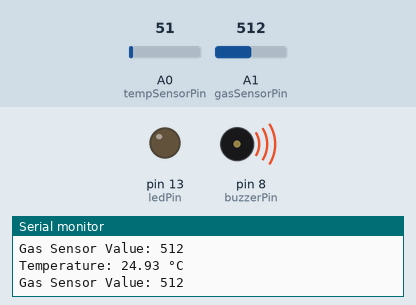
Bench run of a sketch on a simulated Arduino Uno, built with avr-gcc and run on an emulated ATmega328P. On the bench: output pins drawn as LEDs (lit = HIGH), buzzer (waves = sounding, pin HIGH), the last lines printed to the serial monitor. The inputs (shaded band) are chosen by the test bench; at power-on: A0 (tempSensorPin) = 51, A1 (gasSensorPin) = 512.

Above: at 1.3 s.
1.4 s: A0 (tempSensorPin) set to 55
At 2.1 s:
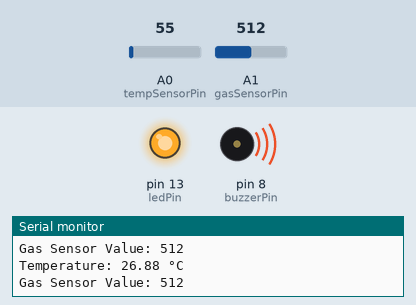
3.0 s: A1 (gasSensorPin) set to 94
4.5 s: A1 (gasSensorPin) set to 77
At 5.7 s:
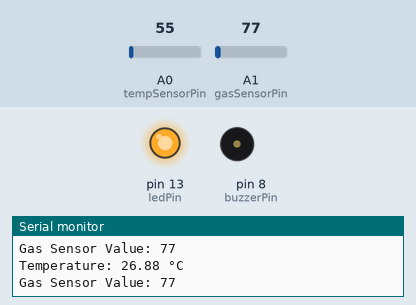
6.0 s: A0 (tempSensorPin) set to 30
At 7.1 s:
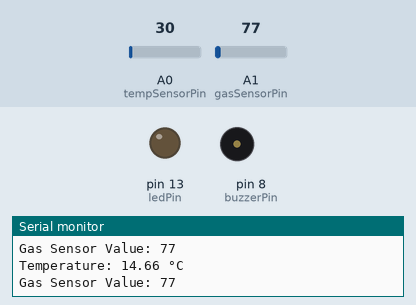
7.5 s: A0 (tempSensorPin) set to 61
At 8.3 s:
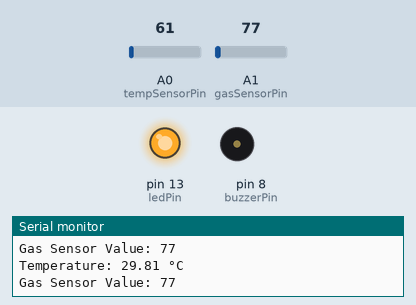
9.0 s: A0 (tempSensorPin) set to 15
At 9.6 s:
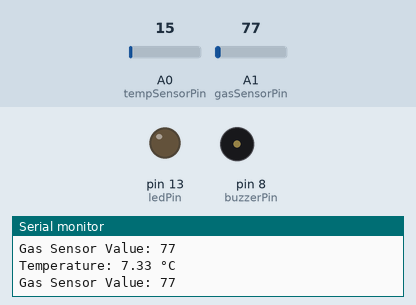
Timing chart, 0 to 11.5 s (numbered marks = the images above; inputs shaded):
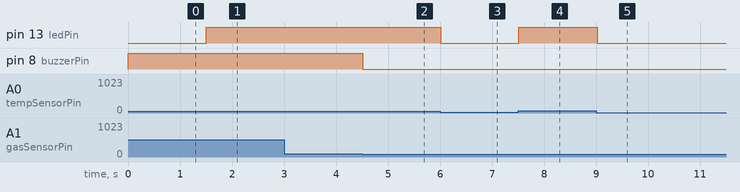

Measured:
- the behaviour switches between 51 and 52 on A0 (tempSensorPin) (found by bisection; images 0 and 1)
- the behaviour switches between 86 and 85 on A1 (gasSensorPin) (found by bisection; images 1 and 2)
- after the input at 1.4 s, pin 13 (ledPin): LOW → HIGH after 0.10 s
- after the input at 4.5 s, pin 8 (buzzerPin): HIGH → LOW at once
- after the input at 6.0 s, pin 13 (ledPin): HIGH → LOW at once
- after the input at 7.5 s, pin 13 (ledPin): LOW → HIGH at once
- after the input at 9.0 s, pin 13 (ledPin): HIGH → LOW at once

The sketch:

fire_alarm_system_project_.ino
```cpp
// Pin Definitions
const int tempSensorPin = A0; // Temperature Sensor connected to A0
const int gasSensorPin = A1;  // Gas Sensor connected to A1
const int buzzerPin = 8;      // Buzzer connected to Pin 8
const int ledPin = 13;        // LED connected to Pin 13

// Initial Thresholds
const float initialTempC = 25.0; // Temperature threshold in degree Celsius
const int initialGasValue = 85;  // Gas sensor threshold value

void setup() {
  // Initialize Serial Communication
  Serial.begin(9600);

  // Set pin modes
  pinMode(buzzerPin, OUTPUT);
  pinMode(ledPin, OUTPUT);

  // Turn off buzzer and LED initially
  digitalWrite(buzzerPin, LOW);
  digitalWrite(ledPin, LOW);
}

void loop() {
  // Read Temperature Sensor (analog value)
  int tempSensorValue = analogRead(tempSensorPin);
  // Convert to voltage (assuming 5V and 10-bit ADC)
  float voltage = tempSensorValue * (5.0 / 1023.0);
  // Convert voltage to temperature (for LM35 or similar sensor: 10mV/°C)
  float temperatureC = voltage * 100.0;

  Serial.print("Temperature: ");
  Serial.print(temperatureC);
  Serial.println(" °C");

  // Read Gas Sensor Value
  int gasValue = analogRead(gasSensorPin);
  Serial.print("Gas Sensor Value: ");
  Serial.println(gasValue);

  // Check temperature condition
  if (temperatureC > initialTempC) {
    digitalWrite(ledPin, HIGH); // Turn LED ON
  } else {
    digitalWrite(ledPin, LOW);  // Turn LED OFF
  }

  // Check gas sensor condition
  if (gasValue > initialGasValue) {
    digitalWrite(buzzerPin, HIGH); // Turn Buzzer ON
  } else {
    digitalWrite(buzzerPin, LOW);  // Turn Buzzer OFF
  }

  delay(500); // Small delay
}
```
